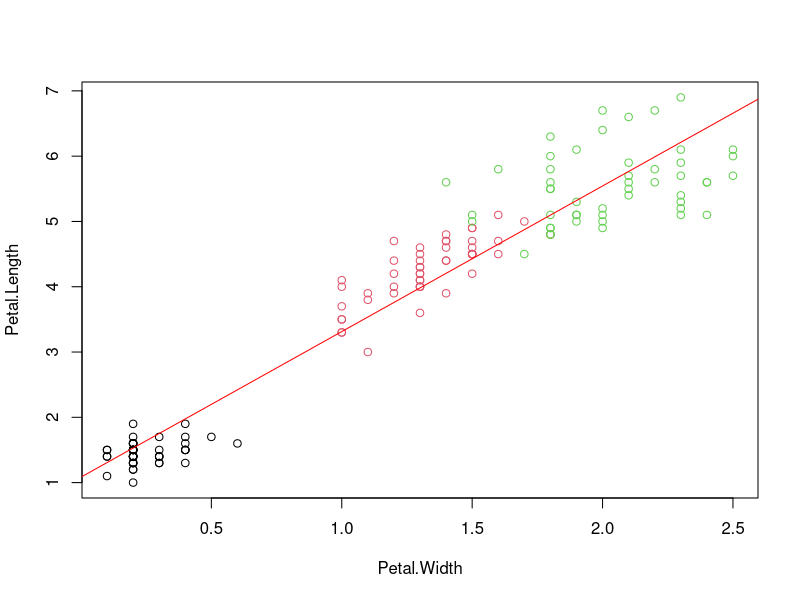

Source code (R):
#散佈圖
data(iris)
attach(iris)
plot(Petal.Length~Petal.Width, col=Species)
lmTrain <- lm(formula = Petal.Length ~ Petal.Width, data = iris) #簡單迴歸
abline(reg = lmTrain$coefficients, col = "red", lwd = 1) #函數繪製輔助線

